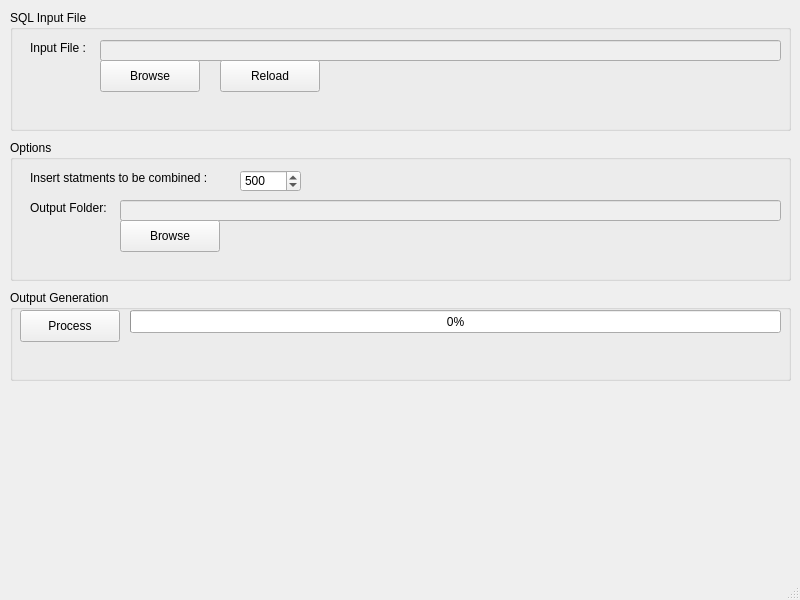
<?xml version="1.0" encoding="UTF-8"?>
<ui version="4.0">
 <class>MainWindow</class>
 <widget class="QMainWindow" name="MainWindow">
  <property name="windowModality">
   <enum>Qt::WindowModality::WindowModal</enum>
  </property>
  <property name="geometry">
   <rect>
    <x>0</x>
    <y>0</y>
    <width>800</width>
    <height>600</height>
   </rect>
  </property>
  <property name="sizePolicy">
   <sizepolicy hsizetype="Fixed" vsizetype="Fixed">
    <horstretch>0</horstretch>
    <verstretch>0</verstretch>
   </sizepolicy>
  </property>
  <property name="windowTitle">
   <string>SQL Insert Combiner</string>
  </property>
  <property name="windowIcon">
   <iconset theme="QIcon::ThemeIcon::ViewRestore"/>
  </property>
  <widget class="QWidget" name="centralwidget">
   <widget class="QGroupBox" name="inputs_groupBox">
    <property name="geometry">
     <rect>
      <x>10</x>
      <y>10</y>
      <width>781</width>
      <height>121</height>
     </rect>
    </property>
    <property name="title">
     <string>SQL Input File</string>
    </property>
    <widget class="QLabel" name="label">
     <property name="geometry">
      <rect>
       <x>20</x>
       <y>30</y>
       <width>71</width>
       <height>16</height>
      </rect>
     </property>
     <property name="text">
      <string>Input File :</string>
     </property>
    </widget>
    <widget class="QLineEdit" name="lbl_input_file">
     <property name="enabled">
      <bool>false</bool>
     </property>
     <property name="geometry">
      <rect>
       <x>90</x>
       <y>30</y>
       <width>681</width>
       <height>21</height>
      </rect>
     </property>
    </widget>
    <widget class="QPushButton" name="btn_input_browse">
     <property name="geometry">
      <rect>
       <x>90</x>
       <y>50</y>
       <width>100</width>
       <height>32</height>
      </rect>
     </property>
     <property name="text">
      <string>Browse</string>
     </property>
    </widget>
    <widget class="QLabel" name="lbl_input_status">
     <property name="geometry">
      <rect>
       <x>20</x>
       <y>90</y>
       <width>751</width>
       <height>16</height>
      </rect>
     </property>
     <property name="autoFillBackground">
      <bool>false</bool>
     </property>
     <property name="text">
      <string/>
     </property>
    </widget>
    <widget class="QPushButton" name="btn_input_reload">
     <property name="geometry">
      <rect>
       <x>210</x>
       <y>50</y>
       <width>100</width>
       <height>32</height>
      </rect>
     </property>
     <property name="text">
      <string>Reload</string>
     </property>
    </widget>
   </widget>
   <widget class="QGroupBox" name="outputs_groupBox">
    <property name="geometry">
     <rect>
      <x>10</x>
      <y>140</y>
      <width>781</width>
      <height>141</height>
     </rect>
    </property>
    <property name="title">
     <string>Options</string>
    </property>
    <widget class="QLabel" name="label_2">
     <property name="geometry">
      <rect>
       <x>20</x>
       <y>30</y>
       <width>211</width>
       <height>16</height>
      </rect>
     </property>
     <property name="text">
      <string>Insert statments to be combined : </string>
     </property>
    </widget>
    <widget class="QSpinBox" name="sb_statements_per_batch">
     <property name="geometry">
      <rect>
       <x>230</x>
       <y>30</y>
       <width>61</width>
       <height>22</height>
      </rect>
     </property>
     <property name="maximum">
      <number>10000</number>
     </property>
     <property name="value">
      <number>500</number>
     </property>
    </widget>
    <widget class="QLabel" name="label_3">
     <property name="geometry">
      <rect>
       <x>20</x>
       <y>60</y>
       <width>91</width>
       <height>16</height>
      </rect>
     </property>
     <property name="text">
      <string>Output Folder: </string>
     </property>
    </widget>
    <widget class="QLineEdit" name="lbl_output_folder">
     <property name="enabled">
      <bool>false</bool>
     </property>
     <property name="geometry">
      <rect>
       <x>110</x>
       <y>60</y>
       <width>661</width>
       <height>21</height>
      </rect>
     </property>
    </widget>
    <widget class="QPushButton" name="btn_output_browse">
     <property name="geometry">
      <rect>
       <x>110</x>
       <y>80</y>
       <width>100</width>
       <height>32</height>
      </rect>
     </property>
     <property name="text">
      <string>Browse</string>
     </property>
    </widget>
    <widget class="QLabel" name="lbl_output_status">
     <property name="geometry">
      <rect>
       <x>20</x>
       <y>110</y>
       <width>751</width>
       <height>16</height>
      </rect>
     </property>
     <property name="autoFillBackground">
      <bool>false</bool>
     </property>
     <property name="text">
      <string/>
     </property>
    </widget>
   </widget>
   <widget class="QGroupBox" name="groupBox">
    <property name="geometry">
     <rect>
      <x>10</x>
      <y>290</y>
      <width>781</width>
      <height>91</height>
     </rect>
    </property>
    <property name="title">
     <string>Output Generation</string>
    </property>
    <widget class="QPushButton" name="btn_process">
     <property name="geometry">
      <rect>
       <x>10</x>
       <y>20</y>
       <width>100</width>
       <height>32</height>
      </rect>
     </property>
     <property name="text">
      <string>Process</string>
     </property>
    </widget>
    <widget class="QProgressBar" name="pb_progress">
     <property name="geometry">
      <rect>
       <x>120</x>
       <y>20</y>
       <width>651</width>
       <height>23</height>
      </rect>
     </property>
     <property name="value">
      <number>0</number>
     </property>
    </widget>
    <widget class="QLabel" name="lbl_process_status">
     <property name="geometry">
      <rect>
       <x>10</x>
       <y>60</y>
       <width>761</width>
       <height>16</height>
      </rect>
     </property>
     <property name="autoFillBackground">
      <bool>false</bool>
     </property>
     <property name="text">
      <string/>
     </property>
    </widget>
   </widget>
  </widget>
  <widget class="QMenuBar" name="menubar">
   <property name="geometry">
    <rect>
     <x>0</x>
     <y>0</y>
     <width>800</width>
     <height>24</height>
    </rect>
   </property>
  </widget>
  <widget class="QStatusBar" name="statusbar"/>
 </widget>
 <resources/>
 <connections/>
</ui>
